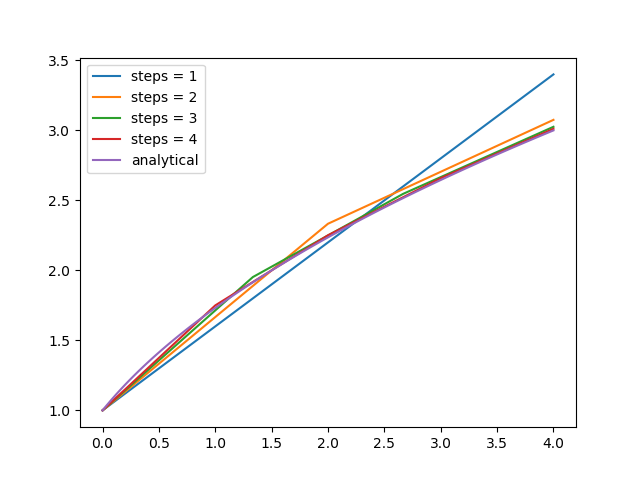

Write Python code to recreate this figure.
import numpy as np
import matplotlib.pyplot as plt

def heuns_method(f, U0, T, N):
    t = np.zeros(N+1)
    u = np.zeros(N+1)

    u[0] = U0
    t[0] = 0
    dt = T/N

    for n in range(N):
        t[n+1] = t[n] + dt
        k_1 = f(u[n], t[n])
        k_2 = f(u[n] + dt*k_1, t[n] + dt)
        u[n+1] = u[n] + dt*((k_1 + k_2)/2)

    return u, t

def test_heuns_against_hand_calculations():
    u_arr, t_arr = heuns_method(lambda x, t: 1/x, 1, 4, 8)
    a_4 = 3

    e_4 = abs(a_4 - u_arr[8])

    print(f"equation: x' = t/x, where x(0) = 1")
    print(f"x(4) should be {a_4}. x(4) is {u_arr[8]}. error = {e_4}")

test_heuns_against_hand_calculations()

steps = [i for i in range(1, 5)]

for i in steps:
    u_arr, t_arr = heuns_method(lambda x, t: 1/x, 1, 4, i)

    plt.plot(t_arr, u_arr, label=f"steps = {i}")



t = np.linspace(0, 4, 101)
x = lambda t: np.sqrt(2*t + 1)

plt.plot(t, x(t), label="analytical")

plt.legend()
plt.savefig("heuns_method_func.png")
plt.show()

